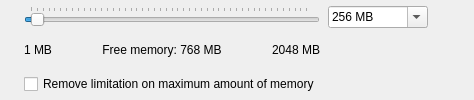
             <widget class="QWidget" name="GB_Memory" native="true">
              <layout class="QGridLayout" name="gridLayout_9">
               <property name="leftMargin">
                <number>24</number>
               </property>
               <property name="topMargin">
                <number>6</number>
               </property>
               <property name="rightMargin">
                <number>6</number>
               </property>
               <property name="bottomMargin">
                <number>6</number>
               </property>
               <property name="spacing">
                <number>3</number>
               </property>
               <item row="0" column="1" rowspan="2">
                <spacer name="horizontalSpacer_10">
                 <property name="orientation">
                  <enum>Qt::Horizontal</enum>
                 </property>
                 <property name="sizeType">
                  <enum>QSizePolicy::Fixed</enum>
                 </property>
                 <property name="sizeHint" stdset="0">
                  <size>
                   <width>5</width>
                   <height>40</height>
                  </size>
                 </property>
                </spacer>
               </item>
               <item row="0" column="2">
                <widget class="QComboBox" name="CB_RAM_Size">
                 <property name="sizePolicy">
                  <sizepolicy hsizetype="Fixed" vsizetype="Fixed">
                   <horstretch>0</horstretch>
                   <verstretch>0</verstretch>
                  </sizepolicy>
                 </property>
                 <property name="minimumSize">
                  <size>
                   <width>100</width>
                   <height>0</height>
                  </size>
                 </property>
                 <property name="editable">
                  <bool>true</bool>
                 </property>
                 <property name="currentIndex">
                  <number>3</number>
                 </property>
                 <item>
                  <property name="text">
                   <string>32 MB</string>
                  </property>
                 </item>
                 <item>
                  <property name="text">
                   <string>64 MB</string>
                  </property>
                 </item>
                 <item>
                  <property name="text">
                   <string>128 MB</string>
                  </property>
                 </item>
                 <item>
                  <property name="text">
                   <string>256 MB</string>
                  </property>
                 </item>
                 <item>
                  <property name="text">
                   <string>512 MB</string>
                  </property>
                 </item>
                 <item>
                  <property name="text">
                   <string>1 GB</string>
                  </property>
                 </item>
                 <item>
                  <property name="text">
                   <string>2 GB</string>
                  </property>
                 </item>
                 <item>
                  <property name="text">
                   <string>3 GB</string>
                  </property>
                 </item>
                 <item>
                  <property name="text">
                   <string>4 GB</string>
                  </property>
                 </item>
                 <item>
                  <property name="text">
                   <string>8 GB</string>
                  </property>
                 </item>
                 <item>
                  <property name="text">
                   <string>16 GB</string>
                  </property>
                 </item>
                 <item>
                  <property name="text">
                   <string>32 GB</string>
                  </property>
                 </item>
                </widget>
               </item>
               <item row="2" column="0">
                <widget class="QCheckBox" name="CH_Remove_RAM_Size_Limitation">
                 <property name="layoutDirection">
                  <enum>Qt::LeftToRight</enum>
                 </property>
                 <property name="text">
                  <string>Remove limitation on maximum amount of memory</string>
                 </property>
                </widget>
               </item>
               <item row="1" column="2" rowspan="2">
                <spacer name="verticalSpacer_15">
                 <property name="orientation">
                  <enum>Qt::Vertical</enum>
                 </property>
                 <property name="sizeHint" stdset="0">
                  <size>
                   <width>20</width>
                   <height>54</height>
                  </size>
                 </property>
                </spacer>
               </item>
               <item row="0" column="0" rowspan="2">
                <layout class="QVBoxLayout" name="verticalLayout_11">
                 <item>
                  <widget class="QSlider" name="Memory_Size">
                   <property name="sizePolicy">
                    <sizepolicy hsizetype="Expanding" vsizetype="Fixed">
                     <horstretch>0</horstretch>
                     <verstretch>0</verstretch>
                    </sizepolicy>
                   </property>
                   <property name="maximumSize">
                    <size>
                     <width>16777215</width>
                     <height>16777215</height>
                    </size>
                   </property>
                   <property name="minimum">
                    <number>2</number>
                   </property>
                   <property name="maximum">
                    <number>6144</number>
                   </property>
                   <property name="singleStep">
                    <number>4</number>
                   </property>
                   <property name="pageStep">
                    <number>32</number>
                   </property>
                   <property name="value">
                    <number>128</number>
                   </property>
                   <property name="orientation">
                    <enum>Qt::Horizontal</enum>
                   </property>
                   <property name="tickPosition">
                    <enum>QSlider::TicksAbove</enum>
                   </property>
                   <property name="tickInterval">
                    <number>128</number>
                   </property>
                  </widget>
                 </item>
                 <item>
                  <layout class="QHBoxLayout" name="horizontalLayout_6">
                   <item>
                    <widget class="QLabel" name="Label_Min_RAM_Size">
                     <property name="sizePolicy">
                      <sizepolicy hsizetype="Maximum" vsizetype="Preferred">
                       <horstretch>0</horstretch>
                       <verstretch>0</verstretch>
                      </sizepolicy>
                     </property>
                     <property name="text">
                      <string>1 MB</string>
                     </property>
                     <property name="buddy">
                      <cstring></cstring>
                     </property>
                    </widget>
                   </item>
                   <item>
                    <spacer name="horizontalSpacer_11">
                     <property name="orientation">
                      <enum>Qt::Horizontal</enum>
                     </property>
                     <property name="sizeHint" stdset="0">
                      <size>
                       <width>13</width>
                       <height>20</height>
                      </size>
                     </property>
                    </spacer>
                   </item>
                   <item>
                    <widget class="QToolButton" name="TB_Update_Available_RAM_Size">
                     <property name="toolTip">
                      <string>Updating free memory information</string>
                     </property>
                     <property name="text">
                      <string>Free memory: 768 MB</string>
                     </property>
                     <property name="icon">
                      <iconset resource="../resources/icons.qrc">
                       <normaloff>:/update.png</normaloff>:/update.png</iconset>
                     </property>
                     <property name="toolButtonStyle">
                      <enum>Qt::ToolButtonTextBesideIcon</enum>
                     </property>
                     <property name="autoRaise">
                      <bool>true</bool>
                     </property>
                    </widget>
                   </item>
                   <item>
                    <spacer name="horizontalSpacer_24">
                     <property name="orientation">
                      <enum>Qt::Horizontal</enum>
                     </property>
                     <property name="sizeHint" stdset="0">
                      <size>
                       <width>40</width>
                       <height>20</height>
                      </size>
                     </property>
                    </spacer>
                   </item>
                   <item>
                    <widget class="QLabel" name="Label_Available_Free_Memory">
                     <property name="text">
                      <string>2048 MB</string>
                     </property>
                     <property name="buddy">
                      <cstring></cstring>
                     </property>
                    </widget>
                   </item>
                  </layout>
                 </item>
                </layout>
               </item>
               <item row="1" column="3">
                <spacer name="horizontalSpacer_5">
                 <property name="orientation">
                  <enum>Qt::Horizontal</enum>
                 </property>
                 <property name="sizeType">
                  <enum>QSizePolicy::Minimum</enum>
                 </property>
                 <property name="sizeHint" stdset="0">
                  <size>
                   <width>40</width>
                   <height>20</height>
                  </size>
                 </property>
                </spacer>
               </item>
              </layout>
             </widget>
